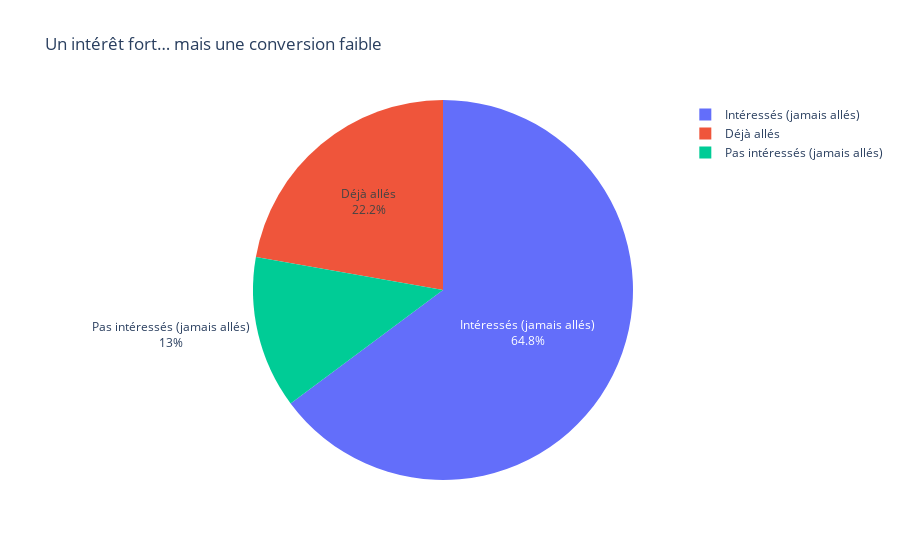

The code cell stored with this chart in its notebook:
### Markdown cell above
Pie chart

### Code cell
fig = px.pie (
    df_xp_japan,
    values = "count",
    names = "been_to_Japan",
    title = "Un intérêt fort… mais une conversion faible",
    hole = 0
)

fig.update_traces (
    textinfo = "percent+label"
)

fig.update_layout (
    showlegend = True
)

### Figure 1 — Plotly figure (JSON) as saved in the notebook; plotly's stock layout.template omitted (floating-point values rounded to 4 significant figures)
{"data": [{"domain": {"x": [0, 1], "y": [0, 1]}, "hole": 0, "hovertemplate": "been_to_Japan=%{label}<br>count=%{value}<extra></extra>", "labels": ["Intéressés (jamais allés)", "Déjà allés", "Pas intéressés (jamais allés)"], "legendgroup": "", "name": "", "showlegend": true, "textinfo": "percent+label", "type": "pie", "values": [35, 12, 7]}], "layout": {"legend": {"tracegroupgap": 0}, "showlegend": true, "title": {"text": "Un intérêt fort… mais une conversion faible"}}}
